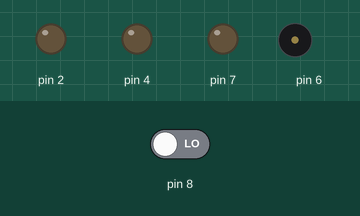
A sketch run on a simulated Arduino Uno, built with avr-gcc and run on an emulated ATmega328P. Shown: output pins drawn as LEDs (lit = HIGH), buzzer (waves = sounding). Dashed ring = blinking. The test bench sets the inputs (shaded band); at power-on: pin 8 LOW.

Above: at 1.2 s.
1.3 s: pin 8 driven HIGH
At 1.43 s:
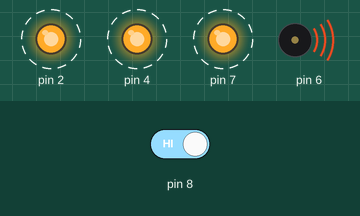
Timing chart, 0 to 10.3 s (numbered marks = the images above; inputs shaded):
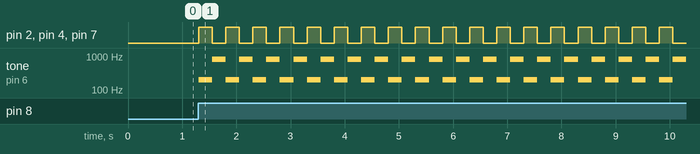

Measured:
- after the input at 1.3 s, pin 2, pin 4, pin 7: alternates HIGH for 0.25 s and LOW for 0.25 s, starting at once; tone on pin 6: alternates 800 Hz for 0.25 s and 200 Hz for 0.25 s, starting at once

The sketch:

etkinlik_02_engelli_kap_z_li_1.ino
```cpp
int anahtar=0;
void setup()
{
  pinMode(2,OUTPUT);
  pinMode(4,OUTPUT);
  pinMode(7,OUTPUT);
  pinMode(3,OUTPUT);
  pinMode(5,OUTPUT);
  pinMode(6,OUTPUT);
  pinMode(8,INPUT);
}

void loop()
{
  anahtar=digitalRead(8);
  if (anahtar==1)
  {
    int sayac=0;
    while(sayac<4)
    {
    digitalWrite(2,HIGH);
    digitalWrite(4,HIGH);
    digitalWrite(7,HIGH);
    tone(3,200);
    tone(5,200);
    tone(6,200);
    delay(250);
    digitalWrite(2,LOW);
    digitalWrite(4,LOW);
    digitalWrite(7,LOW);
    tone(3,800);
    tone(5,800);
    tone(6,800);
    delay(250);
    noTone(3);
    noTone(5);
    noTone(6);
      sayac = sayac + 1;
    }
  }
  else
  {
    digitalWrite(2,LOW);
    digitalWrite(4,LOW);
    digitalWrite(7,LOW);
    noTone(3);
    noTone(5);
    noTone(6);
    delay(10);
  }
}
```
